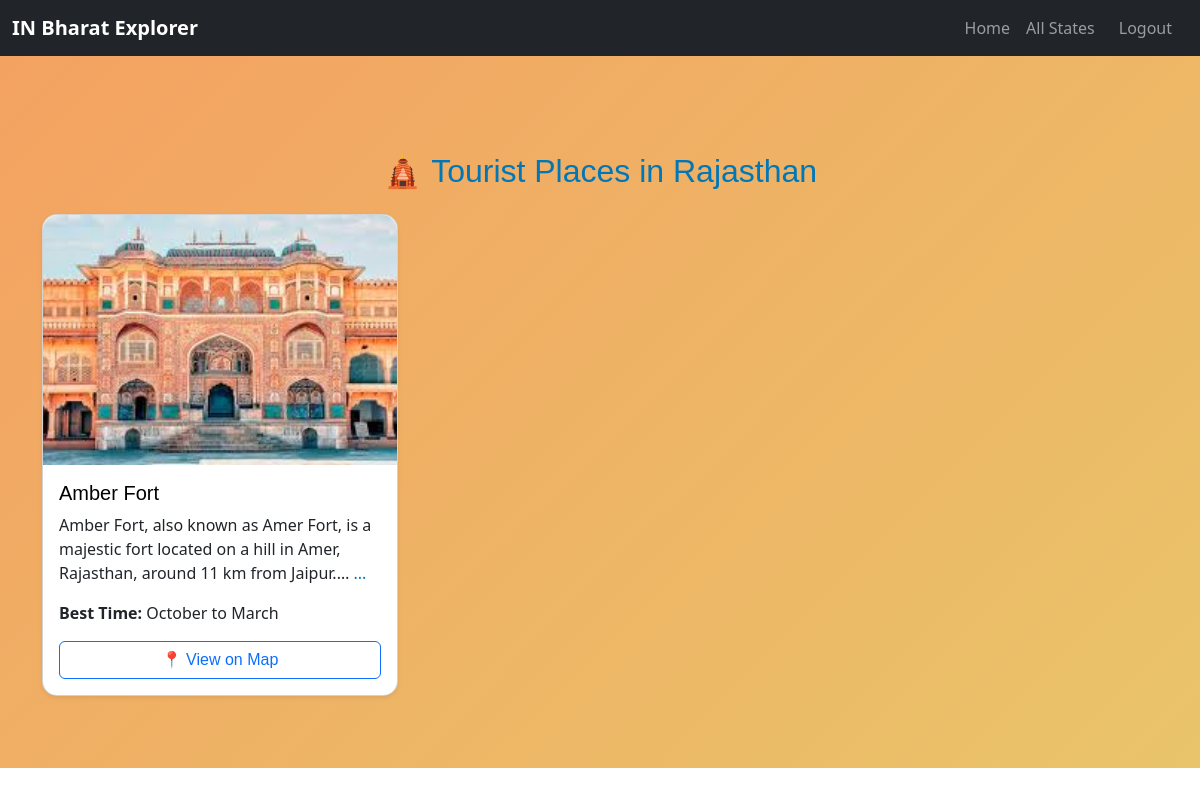
The app's page /state/1/ (signed in) with its own data.
### places/models.py (models this page shows, shortened)
class State(models.Model):
    name = models.CharField(max_length=100)
    image = models.ImageField(upload_to='state_images/', blank=True, null=True)

class TouristPlace(models.Model):
    state = models.ForeignKey(State, on_delete=models.CASCADE)
    name = models.CharField(max_length=200)
    description = models.TextField()
    category = models.ForeignKey(Category, on_delete=models.SET_NULL, null=True, blank=True)
    image = models.ImageField(upload_to='place_images/', blank=True, null=True)
    best_time = models.CharField(max_length=100, blank=True, null=True)
    location = models.CharField(max_length=200, blank=True, null=True)
    main_image_url = models.URLField(blank=True, null=True)
    @property
    def location_url(self):
        if self.location:
            return f"https://www.google.com/maps/search/?api=1&query={self.location.replace(' ', '+')}"
        return "#"

### places/views.py (the view)
# urls.py: path('state/<int:state_id>/', views.state_places, name='state_places'),
@login_required(login_url='login')
def state_places(request, state_id):
    state = get_object_or_404(State, id=state_id)
    places = TouristPlace.objects.filter(state=state)
    return render(request, 'places/state_places.html', {'state': state, 'places': places})  # ✅ fixed path

### places/templates/places/state_places.html (shortened to what this page needs)
{% extends 'places/base.html' %}
{% block content %}
<section class="state-tourist-section py-5" style="background: linear-gradient(135deg, #f4a261 0%, #e9c46a 100%);">
  <div class="container mt-5">
    <h2 class="text-center mb-4" style="color: #0077b6; font-family: 'Poppins', sans-serif;">
      🛕 Tourist Places in {{ state.name|title }}
    </h2>
    <div class="row">
      {% for place in places %}
      <div class="col-md-4 mb-4">
        <div class="card shadow-sm h-100" style="border-radius: 15px; transition: transform 0.3s ease, box-shadow 0.3s ease;">
          <img src="{{ place.image.url }}" class="card-img-top" alt="{{ place.name }}" style="height: 250px; object-fit: cover; border-top-left-radius: 15px; border-top-right-radius: 15px;">
          <div class="card-body d-flex flex-column">
            <h5 class="card-title" style="font-family: 'Poppins', sans-serif;">
              <a href="{% url 'places:place_detail' place.id %}" style="text-decoration: none; color: black;">
                {{ place.name }}
              </a>
            </h5>
            <p class="card-text description-container" style="flex-grow: 1;">
              <span id="short-{{ place.id }}" class="description-text">{{ place.description|truncatechars:120 }}</span>
              <span id="toggle-{{ place.id }}" class="description-toggle" onclick="toggleDescription({{ place.id }})" style="cursor: pointer; color: #0077b6;">...</span>
            </p>
            <p><strong>Best Time:</strong> {{ place.best_time }}</p>
            <a href="{{ place.location_url }}" class="btn btn-outline-primary mt-auto" target="_blank" style="font-family: 'Poppins', sans-serif; transition: background-color 0.3s ease;">
              📍 View on Map
            </a>
          </div>
        </div>
      </div>
      {% empty %}
      <p class="text-center">No places found for this state.</p>
      {% endfor %}
    </div>
  </div>
</section>
{% endblock %}

### places/templates/places/base.html (shortened to what this page needs)
{% load static %}
<!DOCTYPE html>
<html lang="en">
<head>
    <link href="https://cdn.jsdelivr.net/npm/bootstrap@5.3.0/dist/css/bootstrap.min.css" rel="stylesheet" />
</head>
<body>
    <nav class="navbar navbar-expand-lg navbar-dark bg-dark">
        <div class="container-fluid">
            <a class="navbar-brand fw-bold text-white" href="{% url 'places:home' %}">IN Bharat Explorer</a>
            <div class="collapse navbar-collapse" id="navbarSupportedContent">
                <ul class="navbar-nav ms-auto">
                    {% if user.is_authenticated %}
                    <li class="nav-item"><a class="nav-link" href="{% url 'places:home' %}">Home</a></li>
                    <li class="nav-item"><a class="nav-link" href="{% url 'places:all_states' %}">All States</a></li>
                    <li class="nav-item">
                        <form method="post" action="{% url 'logout' %}" class="m-0 p-0">
                            <button type="submit" class="btn btn-link nav-link" style="border:none; background:none; padding: 0.5rem 1rem;">Logout</button>
                        </form>
                    </li>
                    {% else %}
                    <li class="nav-item"><a class="nav-link" href="{% url 'login' %}">Login</a></li>
                    <li class="nav-item"><a class="nav-link" href="{% url 'register' %}">Register</a></li>
                    {% endif %}
                </ul>
            </div>
        </div>
    </nav>
    {% block content %}{% endblock %}
</body>
</html>

### records on screen
State: name "Rajasthan"
TouristPlace: image (picture), name "Amber Fort", description "Amber Fort, also known as Amer Fort, is a majestic fort located on a hill in Amer, Rajasthan, around 11 km from Jaipur.…", best_time "October to March"
